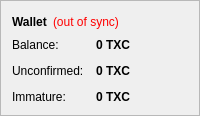
        <widget class="QFrame" name="frame">
         <property name="frameShape">
          <enum>QFrame::StyledPanel</enum>
         </property>
         <property name="frameShadow">
          <enum>QFrame::Raised</enum>
         </property>
         <layout class="QVBoxLayout" name="verticalLayout_4">
          <item>
           <layout class="QHBoxLayout" name="horizontalLayout_4">
            <item>
             <widget class="QLabel" name="label_5">
              <property name="font">
               <font>
                <weight>75</weight>
                <bold>true</bold>
               </font>
              </property>
              <property name="text">
               <string>Wallet</string>
              </property>
             </widget>
            </item>
            <item>
             <widget class="QLabel" name="labelWalletStatus">
              <property name="toolTip">
               <string>The displayed information may be out of date. Your wallet automatically synchronizes with the Txcoin network after a connection is established, but this process has not completed yet.</string>
              </property>
              <property name="styleSheet">
               <string notr="true">QLabel { color: red; }</string>
              </property>
              <property name="text">
               <string notr="true">(out of sync)</string>
              </property>
              <property name="alignment">
               <set>Qt::AlignLeading|Qt::AlignLeft|Qt::AlignVCenter</set>
              </property>
             </widget>
            </item>
            <item>
             <spacer name="horizontalSpacer_2">
              <property name="orientation">
               <enum>Qt::Horizontal</enum>
              </property>
              <property name="sizeHint" stdset="0">
               <size>
                <width>40</width>
                <height>20</height>
               </size>
              </property>
             </spacer>
            </item>
           </layout>
          </item>
          <item>
           <layout class="QFormLayout" name="formLayout_2">
            <property name="fieldGrowthPolicy">
             <enum>QFormLayout::AllNonFixedFieldsGrow</enum>
            </property>
            <property name="horizontalSpacing">
             <number>12</number>
            </property>
            <property name="verticalSpacing">
             <number>12</number>
            </property>
            <item row="0" column="0">
             <widget class="QLabel" name="label">
              <property name="text">
               <string>Balance:</string>
              </property>
             </widget>
            </item>
            <item row="0" column="1">
             <widget class="QLabel" name="labelBalance">
              <property name="font">
               <font>
                <weight>75</weight>
                <bold>true</bold>
               </font>
              </property>
              <property name="cursor">
               <cursorShape>IBeamCursor</cursorShape>
              </property>
              <property name="toolTip">
               <string>Your current balance</string>
              </property>
              <property name="text">
               <string notr="true">0 TXC</string>
              </property>
              <property name="textInteractionFlags">
               <set>Qt::LinksAccessibleByMouse|Qt::TextSelectableByKeyboard|Qt::TextSelectableByMouse</set>
              </property>
             </widget>
            </item>
            <item row="1" column="0">
             <widget class="QLabel" name="label_3">
              <property name="text">
               <string>Unconfirmed:</string>
              </property>
             </widget>
            </item>
            <item row="1" column="1">
             <widget class="QLabel" name="labelUnconfirmed">
              <property name="font">
               <font>
                <weight>75</weight>
                <bold>true</bold>
               </font>
              </property>
              <property name="cursor">
               <cursorShape>IBeamCursor</cursorShape>
              </property>
              <property name="toolTip">
               <string>Total of transactions that have yet to be confirmed, and do not yet count toward the current balance</string>
              </property>
              <property name="text">
               <string notr="true">0 TXC</string>
              </property>
              <property name="textInteractionFlags">
               <set>Qt::LinksAccessibleByMouse|Qt::TextSelectableByKeyboard|Qt::TextSelectableByMouse</set>
              </property>
             </widget>
            </item>
            <item row="2" column="0">
             <widget class="QLabel" name="labelImmatureText">
              <property name="text">
               <string>Immature:</string>
              </property>
             </widget>
            </item>
            <item row="2" column="1">
             <widget class="QLabel" name="labelImmature">
              <property name="font">
               <font>
                <weight>75</weight>
                <bold>true</bold>
               </font>
              </property>
              <property name="toolTip">
               <string>Mined balance that has not yet matured</string>
              </property>
              <property name="text">
               <string notr="true">0 TXC</string>
              </property>
              <property name="textInteractionFlags">
               <set>Qt::LinksAccessibleByMouse|Qt::TextSelectableByKeyboard|Qt::TextSelectableByMouse</set>
              </property>
             </widget>
            </item>
           </layout>
          </item>
         </layout>
        </widget>
